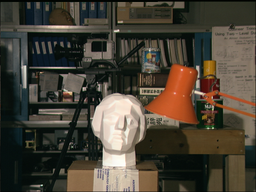
#> input picture Lab06/stereo_right.ppm, 256 x 192 px, shrunk from 384 x 288 before the run, found by its file name
$ jupyter execute --allow-errors stereo.ipynb   (shell and % lines are left out)
#> lines starting #> are read from the running program, lines starting #| are printed output that depends on the picture
#Lab 6: Dense Stereo
In this lab, you will implement window-based stereo and scan-line stereo given two images. You will also get faimilar with the trick of integral image to accelerate window-based stereo algorithm.

Related lecture note: http://mengtang.org/cse185/files/lec09_2_stereo.pdf

[cell 1]
# read left image and right image

import numpy as np
import matplotlib
import matplotlib.image as image
import matplotlib.pyplot as plt
from skimage.color import rgb2gray

import urllib.request
urllib.request.urlretrieve("http://mengtang.org/cse185/files/resource/stereo_left.ppm", "stereo_left.ppm")
urllib.request.urlretrieve("http://mengtang.org/cse185/files/resource/stereo_right.ppm", "stereo_right.ppm")

imL = image.imread("stereo_left.ppm")
#> imL is the input picture: shape (192, 256, 3); mean R, G, B 73.3, 66.7, 54.7
imR = image.imread("stereo_right.ppm")
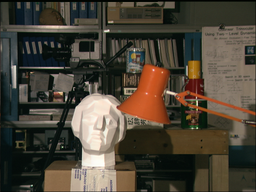
#> imR: shape (192, 256, 3); mean R, G, B 75.3, 67.9, 55.5
imLgray = rgb2gray(imL)
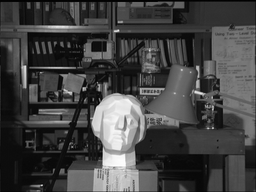
#> imLgray: shape (192, 256) float64; min 0, max 1, mean 0.264
imRgray = rgb2gray(imR)
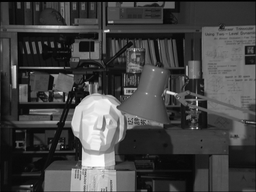
#> imRgray: shape (192, 256) float64; min 0, max 1, mean 0.269
plt.subplot(1,2,1)
plt.imshow(imLgray, cmap='gray')
plt.axis("off")
plt.subplot(1,2,2)
plt.imshow(imRgray, cmap='gray')
plt.axis("off")
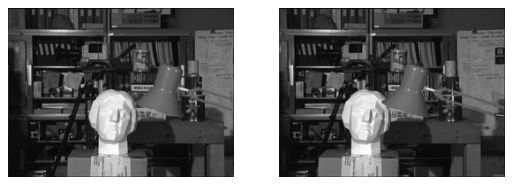
#> figure drawn by matplotlib, 2 panels

##Part 1: Window-based stereo
Complete the function windowed_stereo bellow which computes stereo based on sum of differences of two windows on the left and right images.

[cell 2]
def windowed_stereo(imgL, imgR, max_disparity=30, window_size=7):

#> called with max_disparity = 30, window_size = 7
    W = imgL.shape[1];
#> W = 256
    H = imgL.shape[0];
#> H = 192
    window_half_size = window_size //2
    # create the disparities image:
    Disparities = np.zeros([H, W]);

    # loop over the image
    for x in np.arange(window_half_size, W-window_half_size):

        # in the left border of the left image, not all disparities can be investigated:
        max_disp = np.min([x-window_half_size, max_disparity]);
        if(max_disp >= 0):
            disps = np.arange(0, max_disp+1);
            differences = np.zeros([len(disps), 1]);

            for y in np.arange(window_half_size, H-window_half_size):

                window_left = imgL[y - window_half_size:y + window_half_size + 1, x - window_half_size:x + window_half_size + 1]

                for d in disps:
                    window_right = imgR[y - window_half_size:y + window_half_size + 1, x - window_half_size - d:x + window_half_size - d + 1]
                    differences[d] = np.sum(np.abs(window_left - window_right)) # sum of differences between windows

                # the minimal difference determines the disparity
                disparity = np.argmin(differences) # disparity is min difference
                Disparities[y, x] = disparity;
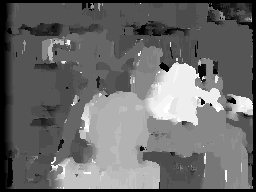
#> Disparities: shape (192, 256) float64; min 0, max 30, mean 12.6; drawn with min black and max white

    return Disparities;

Visualze disparity map, experiment with different window size(window_size=3,5 or 7), and see the different results obtained. Measure the time it takes to compute stereo.

[cell 3]
import time

start=time.time()
disparity_map = windowed_stereo(imLgray, imRgray, max_disparity=30, window_size=7);
print(f"It takes {time.time()-start} seconds to compute stereo!")
plt.figure();
plt.imshow(disparity_map, cmap='hot');
plt.colorbar();
plt.draw()
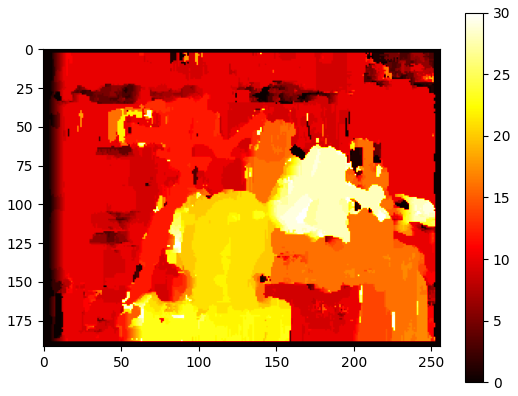
#> figure drawn by matplotlib, 2 panels

Implement a fast version of the window-based stereo algorithm by using integral image. Measure the speedup compared to naive implementation.

[cell 4]
def windowed_stereo_fast(imgL, imgR, max_disparity=30, window_size=7):

#> called with max_disparity = 30, window_size = 7
    W = imgL.shape[1];
#> W = 256
    H = imgL.shape[0];
#> H = 192
    window_half_size = window_size //2
    # create the disparities image:
    Disparities = np.zeros([H, W]);

    # integral imgs
    integral_imgL = np.cumsum(np.cumsum(imgL, axis=0), axis=1)
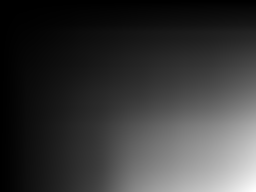
#> integral_imgL: shape (192, 256) float64; min 0.0123, max 12953, mean 2871; drawn with min black and max white
    integral_imgR = np.cumsum(np.cumsum(imgR, axis=0), axis=1)

    for x in range(window_half_size, W - window_half_size):
        max_disp = min(x - window_half_size, max_disparity)
        if max_disp >= 0:
            disps = np.arange(0, max_disp + 1)
            diffs = np.zeros([len(disps), 1])

            for y in range(window_half_size, H - window_half_size):
                integral_window_left = integral_imgL[y + window_half_size, x + window_half_size] \
                            - integral_imgL[y - window_half_size, x + window_half_size] \
                            - integral_imgL[y + window_half_size, x - window_half_size] \
                            + integral_imgL[y - window_half_size, x - window_half_size]

                for d in disps:
                    integral_window_right = integral_imgR[y + window_half_size, x - window_half_size - d] \
                                - integral_imgR[y - window_half_size, x - window_half_size - d] \
                                - integral_imgR[y + window_half_size, x + window_half_size - d] \
                                + integral_imgR[y - window_half_size, x + window_half_size - d]

                    diffs[d] = abs(integral_window_left - integral_window_right)

                disparity = np.argmin(diffs)
                Disparities[y, x] = disparity
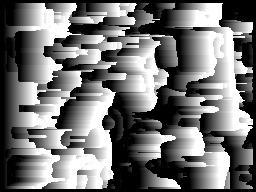
#> Disparities: shape (192, 256) float64; min 0, max 30, mean 13.6; drawn with min black and max white

    return Disparities;

start=time.time()
disparity_map = windowed_stereo_fast(imLgray, imRgray, max_disparity=30, window_size=7);
print(f"It takes {time.time()-start} seconds to compute stereo using the trick of integral image!")
plt.figure();
plt.imshow(disparity_map, cmap='hot');
plt.colorbar();
plt.draw()
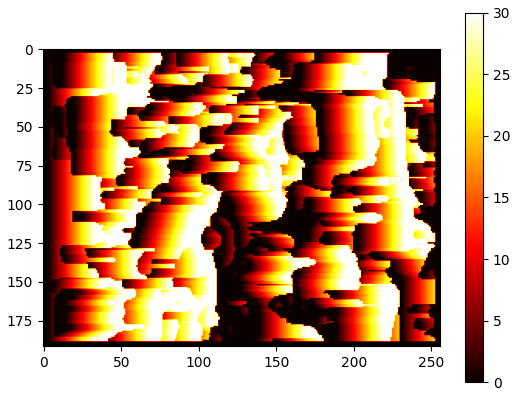
#> figure drawn by matplotlib, 2 panels

##Part 2: Scan-line stereo
Implement scan-line stereo using dynamic programming. The optimization objective is the sum of a data term and a pairwise regularization term.

$E(d)=\sum_{p\in S}D_p(d_p)+ w\cdot \sum_{p\in S}V_p(d_p,d_{p+1})$

where $D_p(d_p) = |I^{right}_p - I^{left}_{p+d_p}|$ is a photo-consistency term and $V_p(d_p, d_{p+1})$ is a pairwise regularization term.

Experiment with different weight $w$ of the regularization term.

[cell 5]
import numpy as np
import time
import matplotlib.pyplot as plt

def scanline_stereo(imgL, imgR, max_disparity, w):
#> called with max_disparity = 30, w = 2
    W = imgL.shape[1]
#> W = 256
    H = imgL.shape[0]
#> H = 192
    Disparities = np.zeros([H, W], dtype=int)

    # Calculate the data term, D_p(d_p), for all disparities and pixels
    data_term = np.zeros((H, W, max_disparity))
    for d in range(max_disparity):
        shifted_imgR = np.roll(imgR, shift=d, axis=1)
        data_term[:, :, d] = np.abs(imgL - shifted_imgR)
#> this loop made 30 passes
#> pass 3, in scanline_stereo, `shifted_imgR = np.roll(imgR, shift=d, axis=1)`:
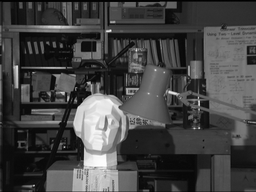
#> shifted_imgR: shape (192, 256) float64; min 0, max 1, mean 0.269

    # Initialize the dynamic programming table
    dp_table = [np.zeros((W, max_disparity), dtype=float) for _ in range(H)]
    dp_table[0] = data_term[0]

    # Dynamic programming to compute the disparity map
    for y in range(1, H):
        for x in range(W):
            for d in range(max_disparity):
                # Compute the energy for each disparity value
                energy = data_term[y, x, d] + dp_table[y - 1][x, d]
                if d > 0:
                    # Compute the pairwise regularization term
                    energy += w * np.abs(d - 1 - np.arange(max_disparity)) + dp_table[y - 1][x, d - 1]
                dp_table[y][x, d] = energy
#> after the loop, dp_table = 192 items

    # Backtrack to find the disparity map
    Disparities[-1, -1] = np.argmin(dp_table[-1][-1, :])
    for y in range(H - 1, 0, -1):
        for x in range(W - 1, 0, -1):
            prev_disparity = Disparities[y, x]
            if x > 0:
                neighbor_disparities = np.arange(max(0, prev_disparity - 1), min(max_disparity, prev_disparity + 2))
                min_disparity = np.argmin(dp_table[y - 1][x - 1, neighbor_disparities])
                Disparities[y, x - 1] = neighbor_disparities[min_disparity]

    return Disparities

# Example usage
start = time.time()
#> (the rest of this cell did not finish here and is left out)
